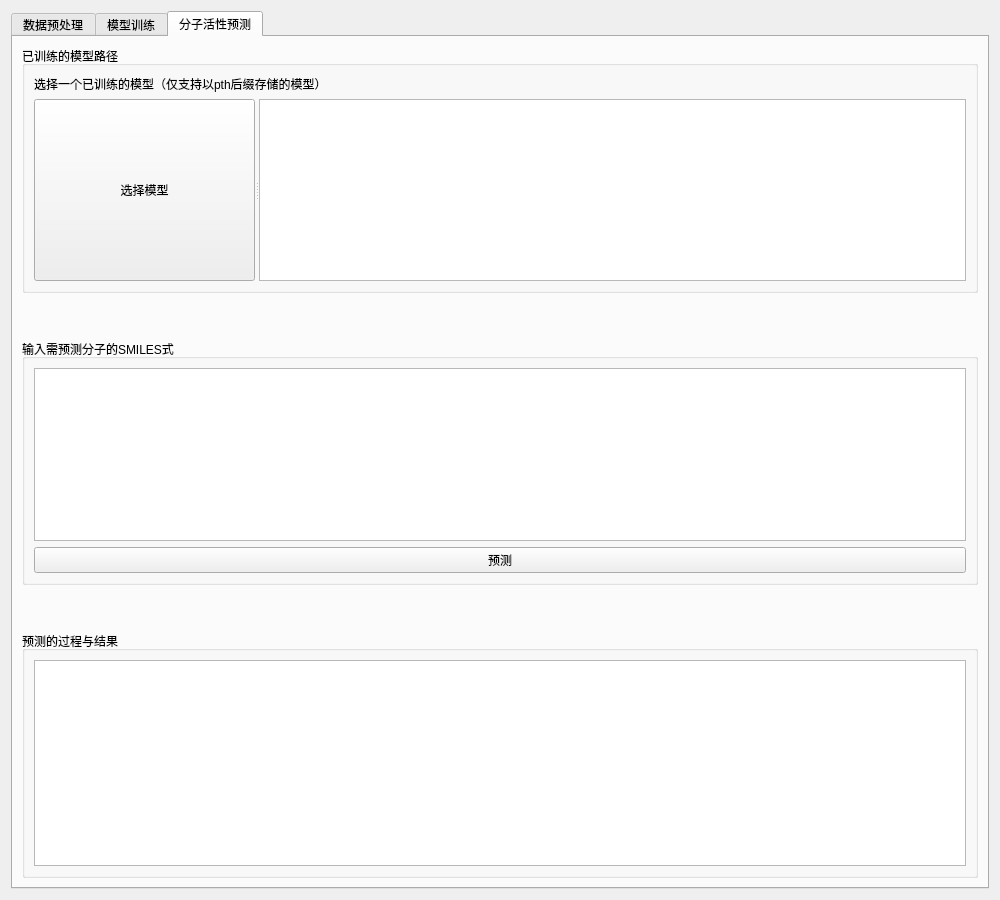
<?xml version="1.0" encoding="UTF-8"?>
<ui version="4.0">
 <class>Form</class>
 <widget class="QWidget" name="Form">
  <property name="geometry">
   <rect>
    <x>0</x>
    <y>0</y>
    <width>1000</width>
    <height>900</height>
   </rect>
  </property>
  <property name="windowTitle">
   <string notr="true">基于多模态信息融合的药物分子活性预测系统v1.0</string>
  </property>
  <layout class="QVBoxLayout" name="verticalLayout">
   <item>
    <widget class="QTabWidget" name="tabWidget">
     <property name="maximumSize">
      <size>
       <width>1222</width>
       <height>16777215</height>
      </size>
     </property>
     <property name="currentIndex">
      <number>2</number>
     </property>
     <widget class="QWidget" name="tab">
      <attribute name="title">
       <string>数据预处理</string>
      </attribute>
      <layout class="QVBoxLayout" name="verticalLayout_3" stretch="1,1">
       <item>
        <layout class="QHBoxLayout" name="horizontalLayout_3" stretch="2,1">
         <property name="spacing">
          <number>0</number>
         </property>
         <property name="sizeConstraint">
          <enum>QLayout::SetNoConstraint</enum>
         </property>
         <item>
          <widget class="QGroupBox" name="groupBox">
           <property name="maximumSize">
            <size>
             <width>16777215</width>
             <height>16777215</height>
            </size>
           </property>
           <property name="title">
            <string>预处理选项</string>
           </property>
           <layout class="QVBoxLayout" name="verticalLayout_2" stretch="1,1,1,1,2,1">
            <property name="leftMargin">
             <number>9</number>
            </property>
            <item>
             <widget class="QLabel" name="label">
              <property name="text">
               <string>选择分子信息文件（支持csv与xlsx两种扩展名）</string>
              </property>
             </widget>
            </item>
            <item>
             <widget class="QSplitter" name="splitter_2">
              <property name="orientation">
               <enum>Qt::Horizontal</enum>
              </property>
              <widget class="QPushButton" name="selectFileBtn">
               <property name="text">
                <string>选择文件</string>
               </property>
              </widget>
              <widget class="QTextBrowser" name="textBrowser_selectFile">
               <property name="maximumSize">
                <size>
                 <width>16777215</width>
                 <height>16777215</height>
                </size>
               </property>
              </widget>
             </widget>
            </item>
            <item>
             <widget class="QLabel" name="label_2">
              <property name="text">
               <string>选择预处理完毕时新文件的存储路径</string>
              </property>
             </widget>
            </item>
            <item>
             <widget class="QSplitter" name="splitter_3">
              <property name="orientation">
               <enum>Qt::Horizontal</enum>
              </property>
              <widget class="QPushButton" name="savePathBtn">
               <property name="text">
                <string>选择存储路径</string>
               </property>
              </widget>
              <widget class="QTextBrowser" name="textBrowser_savepath">
               <property name="maximumSize">
                <size>
                 <width>16777215</width>
                 <height>16777215</height>
                </size>
               </property>
              </widget>
             </widget>
            </item>
            <item>
             <layout class="QHBoxLayout" name="horizontalLayout">
              <item>
               <widget class="QLabel" name="label_3">
                <property name="text">
                 <string>选择IC50阈值：小于</string>
                </property>
               </widget>
              </item>
              <item>
               <widget class="QLineEdit" name="ic50_min"/>
              </item>
              <item>
               <widget class="QLabel" name="label_8">
                <property name="text">
                 <string>μMol为活性，大于</string>
                </property>
               </widget>
              </item>
              <item>
               <widget class="QLineEdit" name="ic50_max"/>
              </item>
              <item>
               <widget class="QLabel" name="label_13">
                <property name="text">
                 <string>μMol为非活性</string>
                </property>
               </widget>
              </item>
             </layout>
            </item>
            <item>
             <widget class="QPushButton" name="begin_process_btn">
              <property name="text">
               <string>开始处理</string>
              </property>
             </widget>
            </item>
           </layout>
          </widget>
         </item>
         <item>
          <widget class="QGroupBox" name="groupBox_3">
           <property name="maximumSize">
            <size>
             <width>16777215</width>
             <height>16777215</height>
            </size>
           </property>
           <property name="title">
            <string>预处理过程</string>
           </property>
           <layout class="QHBoxLayout" name="horizontalLayout_2">
            <item>
             <widget class="QTextBrowser" name="processing_text">
              <property name="enabled">
               <bool>true</bool>
              </property>
              <property name="sizePolicy">
               <sizepolicy hsizetype="Expanding" vsizetype="Expanding">
                <horstretch>1</horstretch>
                <verstretch>0</verstretch>
               </sizepolicy>
              </property>
              <property name="minimumSize">
               <size>
                <width>0</width>
                <height>0</height>
               </size>
              </property>
              <property name="maximumSize">
               <size>
                <width>16777215</width>
                <height>16777215</height>
               </size>
              </property>
             </widget>
            </item>
           </layout>
          </widget>
         </item>
        </layout>
       </item>
       <item>
        <widget class="QGroupBox" name="groupBox_2">
         <property name="sizePolicy">
          <sizepolicy hsizetype="Preferred" vsizetype="Preferred">
           <horstretch>0</horstretch>
           <verstretch>0</verstretch>
          </sizepolicy>
         </property>
         <property name="maximumSize">
          <size>
           <width>16777215</width>
           <height>16777215</height>
          </size>
         </property>
         <property name="title">
          <string>预处理结果</string>
         </property>
         <layout class="QHBoxLayout" name="horizontalLayout_4" stretch="1,1">
          <item>
           <widget class="QTextBrowser" name="textBrowser_processResult">
            <property name="maximumSize">
             <size>
              <width>16777215</width>
              <height>16777215</height>
             </size>
            </property>
           </widget>
          </item>
          <item>
           <layout class="QVBoxLayout" name="verticalLayout_4">
            <item>
             <widget class="QGroupBox" name="bar_graph_box">
              <property name="title">
               <string>柱形图</string>
              </property>
             </widget>
            </item>
           </layout>
          </item>
         </layout>
        </widget>
       </item>
      </layout>
     </widget>
     <widget class="QWidget" name="tab_2">
      <attribute name="title">
       <string>模型训练</string>
      </attribute>
      <layout class="QVBoxLayout" name="verticalLayout_13" stretch="2,0,4">
       <item>
        <widget class="QGroupBox" name="groupBox_13">
         <property name="title">
          <string>训练设置</string>
         </property>
         <layout class="QVBoxLayout" name="verticalLayout_14">
          <item>
           <layout class="QHBoxLayout" name="horizontalLayout_5">
            <item>
             <widget class="QPushButton" name="compounds_files_btn">
              <property name="text">
               <string>选择分子数据集</string>
              </property>
             </widget>
            </item>
            <item>
             <widget class="QTextBrowser" name="textBrowser_compounds_file"/>
            </item>
            <item>
             <widget class="QPushButton" name="save_model_path_btn">
              <property name="text">
               <string>模型存储地址</string>
              </property>
             </widget>
            </item>
            <item>
             <widget class="QTextBrowser" name="model_path"/>
            </item>
           </layout>
          </item>
          <item>
           <widget class="Line" name="line">
            <property name="orientation">
             <enum>Qt::Horizontal</enum>
            </property>
           </widget>
          </item>
          <item>
           <layout class="QHBoxLayout" name="horizontalLayout_18" stretch="0,1,0,0,1,0,0,0,0,10">
            <item>
             <widget class="QLabel" name="label_10">
              <property name="text">
               <string>训练轮数：</string>
              </property>
             </widget>
            </item>
            <item>
             <widget class="QSpinBox" name="spinBox"/>
            </item>
            <item>
             <spacer name="horizontalSpacer_3">
              <property name="orientation">
               <enum>Qt::Horizontal</enum>
              </property>
              <property name="sizeType">
               <enum>QSizePolicy::Minimum</enum>
              </property>
              <property name="sizeHint" stdset="0">
               <size>
                <width>30</width>
                <height>20</height>
               </size>
              </property>
             </spacer>
            </item>
            <item>
             <widget class="QLabel" name="label_11">
              <property name="text">
               <string>批数大小：</string>
              </property>
             </widget>
            </item>
            <item>
             <widget class="QSpinBox" name="spinBox_2"/>
            </item>
            <item>
             <spacer name="horizontalSpacer_2">
              <property name="orientation">
               <enum>Qt::Horizontal</enum>
              </property>
              <property name="sizeHint" stdset="0">
               <size>
                <width>30</width>
                <height>20</height>
               </size>
              </property>
             </spacer>
            </item>
            <item>
             <widget class="QLabel" name="label_16">
              <property name="text">
               <string>学习率：</string>
              </property>
             </widget>
            </item>
            <item>
             <widget class="QDoubleSpinBox" name="doubleSpinBox">
              <property name="decimals">
               <number>3</number>
              </property>
              <property name="singleStep">
               <double>0.010000000000000</double>
              </property>
             </widget>
            </item>
            <item>
             <spacer name="horizontalSpacer">
              <property name="orientation">
               <enum>Qt::Horizontal</enum>
              </property>
              <property name="sizeHint" stdset="0">
               <size>
                <width>30</width>
                <height>20</height>
               </size>
              </property>
             </spacer>
            </item>
            <item>
             <widget class="QPushButton" name="train_begin_btn">
              <property name="text">
               <string>开始训练</string>
              </property>
             </widget>
            </item>
           </layout>
          </item>
         </layout>
        </widget>
       </item>
       <item>
        <widget class="QGroupBox" name="groupBox_14">
         <property name="title">
          <string>训练过程</string>
         </property>
         <layout class="QVBoxLayout" name="verticalLayout_15">
          <item>
           <widget class="QTextBrowser" name="textBrowser_train_process"/>
          </item>
         </layout>
        </widget>
       </item>
       <item>
        <widget class="QGroupBox" name="groupBox_15">
         <property name="title">
          <string>训练结果</string>
         </property>
         <layout class="QHBoxLayout" name="horizontalLayout_13">
          <item>
           <widget class="QGroupBox" name="groupBox_16">
            <property name="title">
             <string>ROC-AUC变化图</string>
            </property>
            <layout class="QVBoxLayout" name="verticalLayout_6">
             <item>
              <widget class="QLabel" name="label_auc">
               <property name="text">
                <string/>
               </property>
              </widget>
             </item>
            </layout>
           </widget>
          </item>
          <item>
           <widget class="QGroupBox" name="groupBox_17">
            <property name="title">
             <string>每个批次样本上的平均损失值变化图</string>
            </property>
            <layout class="QVBoxLayout" name="verticalLayout_7">
             <item>
              <widget class="QLabel" name="label_loss">
               <property name="text">
                <string/>
               </property>
              </widget>
             </item>
            </layout>
           </widget>
          </item>
         </layout>
        </widget>
       </item>
      </layout>
     </widget>
     <widget class="QWidget" name="tab_3">
      <attribute name="title">
       <string>分子活性预测</string>
      </attribute>
      <layout class="QVBoxLayout" name="verticalLayout_5" stretch="1,0,1,0,1">
       <item>
        <widget class="QGroupBox" name="groupBox_4">
         <property name="title">
          <string>已训练的模型路径</string>
         </property>
         <layout class="QVBoxLayout" name="verticalLayout_12">
          <item>
           <widget class="QLabel" name="label_7">
            <property name="text">
             <string>选择一个已训练的模型（仅支持以pth后缀存储的模型）</string>
            </property>
           </widget>
          </item>
          <item>
           <widget class="QSplitter" name="splitter_6">
            <property name="orientation">
             <enum>Qt::Horizontal</enum>
            </property>
            <widget class="QPushButton" name="choose_model_btn">
             <property name="text">
              <string>选择模型</string>
             </property>
            </widget>
            <widget class="QTextBrowser" name="choose_model_brower">
             <property name="maximumSize">
              <size>
               <width>16777215</width>
               <height>16777215</height>
              </size>
             </property>
            </widget>
           </widget>
          </item>
         </layout>
        </widget>
       </item>
       <item>
        <spacer name="verticalSpacer">
         <property name="orientation">
          <enum>Qt::Vertical</enum>
         </property>
         <property name="sizeHint" stdset="0">
          <size>
           <width>20</width>
           <height>40</height>
          </size>
         </property>
        </spacer>
       </item>
       <item>
        <widget class="QGroupBox" name="groupBox_5">
         <property name="title">
          <string>输入需预测分子的SMILES式</string>
         </property>
         <layout class="QVBoxLayout" name="verticalLayout_10">
          <item>
           <widget class="QPlainTextEdit" name="smiles_text"/>
          </item>
          <item>
           <widget class="QPushButton" name="predictButton">
            <property name="text">
             <string>预测</string>
            </property>
           </widget>
          </item>
         </layout>
        </widget>
       </item>
       <item>
        <spacer name="verticalSpacer_2">
         <property name="orientation">
          <enum>Qt::Vertical</enum>
         </property>
         <property name="sizeHint" stdset="0">
          <size>
           <width>20</width>
           <height>40</height>
          </size>
         </property>
        </spacer>
       </item>
       <item>
        <widget class="QGroupBox" name="groupBox_6">
         <property name="title">
          <string>预测的过程与结果</string>
         </property>
         <layout class="QVBoxLayout" name="verticalLayout_11">
          <item>
           <widget class="QTextBrowser" name="textBrowser_predict_result"/>
          </item>
         </layout>
        </widget>
       </item>
      </layout>
     </widget>
    </widget>
   </item>
  </layout>
 </widget>
 <resources/>
 <connections/>
</ui>
